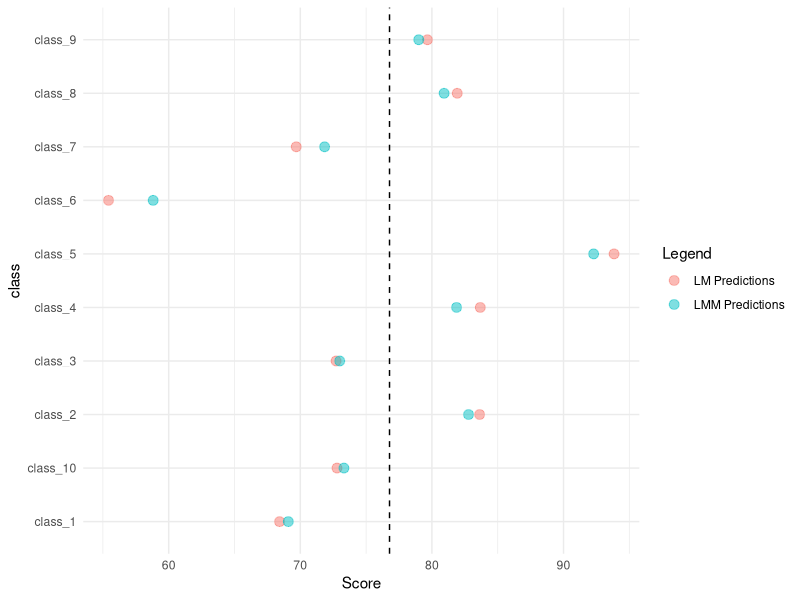
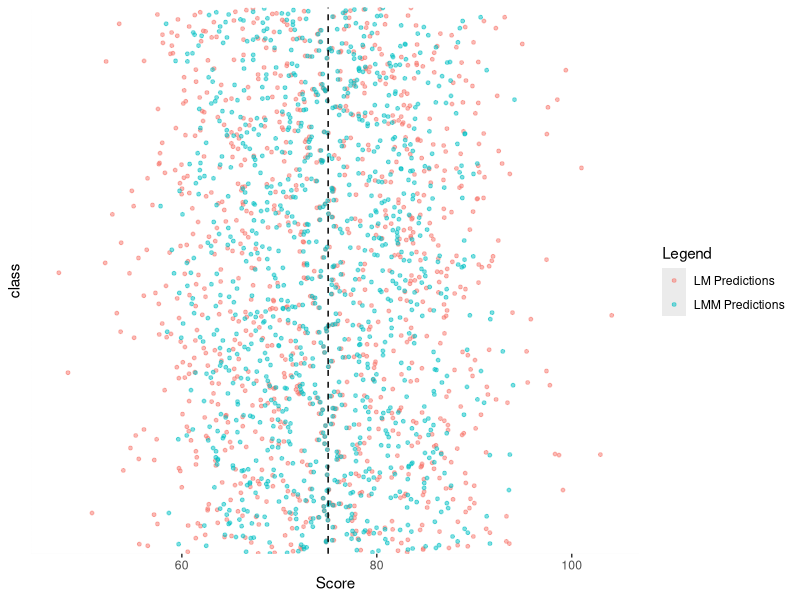
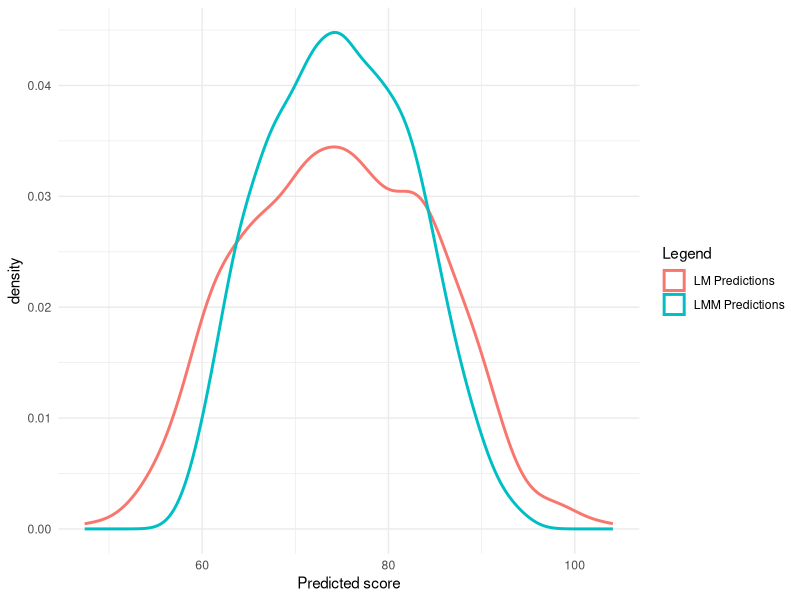
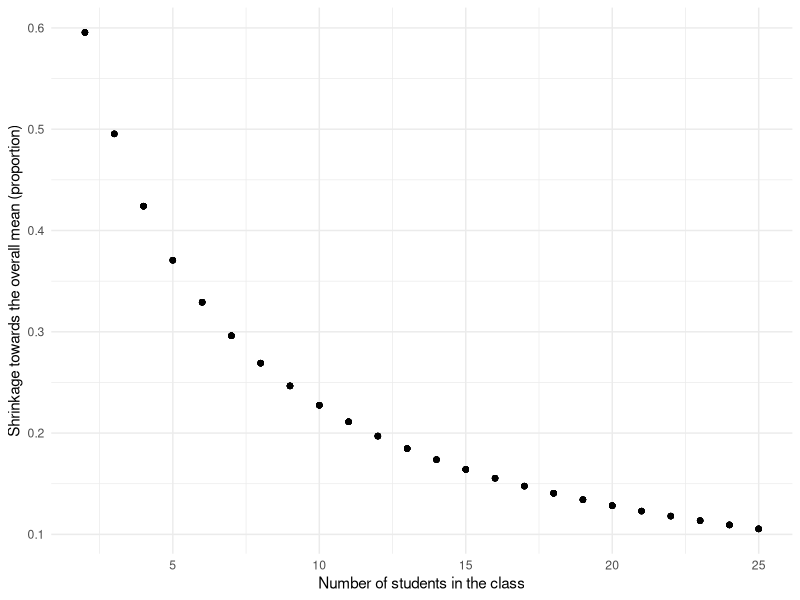
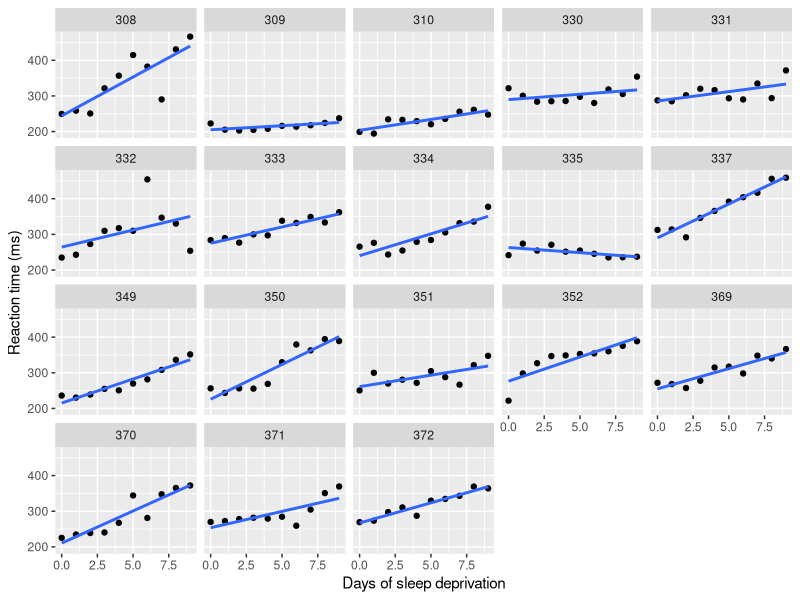
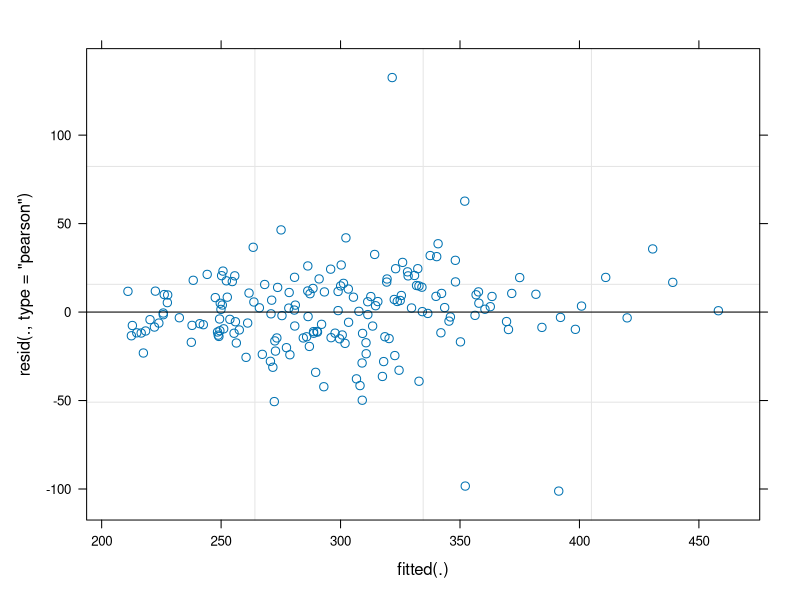
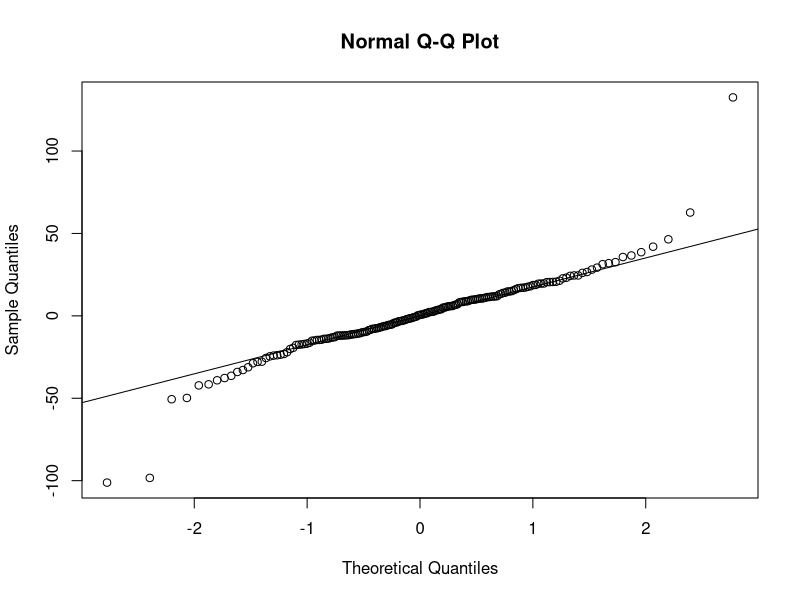

Write R code to recreate these figures, in order.
# =============================================================================
# BIO144 Data Analysis in Biology
# Unit 11 practical: example solution (mixed models; what next)
#
# This is ONE way to solve the practical. It is not the only way: other code
# that gives the same answers is just as good. You will learn much more if you
# solve the practical yourself first (with other students, if you can), and
# only then compare your solution with this one.
#
# How to use this script
# - Save it in your BIO144 RStudio project folder and open it in RStudio.
# - Run it one line (or one command) at a time, from the top.
# - Lines starting with # are comments. Read them: they explain each step and
#   point out what to look at in the output.
# - The datasets are simulated in the script or come with the lme4 package,
#   so this week you do not need to download anything.
# - Theory: course book, Chapter 11 (Mixed models; What next).
# =============================================================================


# Load the packages ----
library(tidyverse)  # dplyr, tidyr, ggplot2
library(lme4)       # lmer() and the sleepstudy data
library(lmerTest)   # adds degrees of freedom and p-values to lmer() output
# Note: once lmerTest is loaded, lmer() is the lmerTest version. It fits
# exactly the same model as lme4::lmer(); it only adds df and p-values.


# ============================== Practical part 1 ==============================
# Partial pooling: test scores of students in classes


# Part 1, step 1: Simulate the data ----
# This is the code from the practical, with the same set.seed(), so you get
# the same numbers as everyone else.
set.seed(123)
n_classes <- 10
# The true average score of each class
class_average_score <- runif(n_classes, min = 60, max = 90)
# Number of students in each class (between 2 and 25)
n_students_per_class <- sample(2:25, n_classes, replace = TRUE)
class_features <- tibble(
  class = paste0("class_", 1:n_classes),
  n_students = n_students_per_class,
  class_effect = class_average_score
)
# Simulate the score of each student: class average plus noise (sd = 15)
student_scores <- class_features |>
  rowwise() |>
  mutate(scores = list(rnorm(n_students, mean = class_effect, sd = 15))) |>
  unnest(cols = c(scores)) |>
  select(class, score = scores) |>
  mutate(student_id = paste0("student_", row_number()))

student_scores

# Number of students per class
student_scores |>
  group_by(class) |>
  summarise(n_students = n())
# Look at: class sizes vary from 4 (class_7) to 23 (class_3); 127 students in all.


# Part 1, step 2: A standard linear model (class as a fixed effect) ----
m_scores_lm <- lm(score ~ class, data = student_scores)

# Question: in lm(score ~ class), what does the model estimate for each class?
# Answer: a separate mean score for each class, estimated independently of the
# other classes (no pooling of information).

# Class means predicted by the linear model
new_data <- data.frame(class = unique(student_scores$class))
new_data$predicted_lm <- predict(m_scores_lm, newdata = new_data)
new_data

# The same means, calculated directly with dplyr
class_means <- student_scores |>
  group_by(class) |>
  summarise(mean_score = mean(score))
class_means
# Check: identical to predicted_lm. The linear model simply estimates the mean
# of each class.


# Part 1, step 3: A linear mixed model (class as a random effect) ----
# (1 | class): an overall mean, plus a random deviation for each class.
m_scores_lmm <- lmer(score ~ 1 + (1 | class), data = student_scores)
summary(m_scores_lmm)
# Look at: the overall mean (Intercept, about 76.3), the SD among classes
# (about 10.0) and the residual SD among students within classes (about 13.9).

# Predictions for each class from the mixed model.
# re.form = NULL means "include the random effect of each class".
new_data <- new_data |>
  mutate(predicted_lmm = predict(m_scores_lmm, newdata = new_data, re.form = NULL))
new_data

# Question: when you compare the LM and LMM predictions, what do you see?
# Answer: the lower LMM predictions tend to be larger than the LM predictions,
# and the higher LMM predictions tend to be smaller. For example class_6: LM
# 55.4, LMM 58.8 (moved up); class_5: LM 93.8, LMM 92.3 (moved down).
# WHY: partial pooling shrinks extreme class estimates towards the overall mean.


# Part 1, step 4: Visualise the shrinkage ----
ggplot(new_data, aes(x = class)) +
  geom_point(aes(y = predicted_lm, color = "LM Predictions"), size = 3, alpha = 0.5) +
  geom_point(aes(y = predicted_lmm, color = "LMM Predictions"), size = 3, alpha = 0.5) +
  geom_hline(yintercept = mean(student_scores$score), linetype = "dashed", color = "black") +
  labs(y = "Score", color = "Legend") +
  theme_minimal() +
  coord_flip()

# Question: what do you observe in the graph?
# Answer: the LMM predictions are closer to the overall mean (dashed line) than
# the LM predictions: extreme class estimates are pulled towards the mean.

# Which classes were pulled most strongly towards the overall mean?
# Calculate the shrinkage: the proportion of the distance to the overall mean
# by which each class estimate was moved (0 = not moved, 1 = moved all the way).
overall_mean <- fixef(m_scores_lmm)[1]
new_data |>
  left_join(select(class_features, class, n_students), by = "class") |>
  mutate(shrinkage = (predicted_lm - predicted_lmm) / (predicted_lm - overall_mean)) |>
  arrange(n_students)
# Answer: the smallest classes are shrunk most: class_7 (4 students, shrinkage
# 0.33) and class_4 (6 students, 0.24); the largest classes least: class_3
# (23 students, 0.08) and class_1 (21 students, 0.08). WHY: the mean of a small
# class is a noisy estimate, so the model borrows more information from the
# other classes. (Note: in absolute terms, a class far from the mean can move
# more points, e.g. class_6; the proportion shows the effect of class size.)


# Part 1, step 5 (shown in the practical): the same simulation with 1000 classes ----
# The practical shows the graphs from this code; here is the code, so you can
# make them yourself. (It takes a few seconds to run.)
set.seed(123)
n_classes <- 1000
class_average_score <- runif(n_classes, min = 60, max = 90)
n_students_per_class <- sample(2:25, n_classes, replace = TRUE)
class_features_1000 <- tibble(
  class = paste0("class_", 1:n_classes),
  n_students = n_students_per_class,
  class_effect = class_average_score
)
student_scores_1000 <- class_features_1000 |>
  rowwise() |>
  mutate(scores = list(rnorm(n_students, mean = class_effect, sd = 15))) |>
  unnest(cols = c(scores)) |>
  select(class, score = scores) |>
  mutate(student_id = paste0("student_", row_number()))
m_scores_lm_1000 <- lm(score ~ class, data = student_scores_1000)
m_scores_lmm_1000 <- lmer(score ~ 1 + (1 | class), data = student_scores_1000)
new_data_1000 <- data.frame(class = unique(student_scores_1000$class))
new_data_1000 <- new_data_1000 |>
  mutate(predicted_lm = predict(m_scores_lm_1000, newdata = new_data_1000),
         predicted_lmm = predict(m_scores_lmm_1000, newdata = new_data_1000, re.form = NULL)) |>
  left_join(select(class_features_1000, class, n_students), by = "class")

# Predictions of both models for every class
ggplot(new_data_1000, aes(x = class)) +
  geom_point(aes(y = predicted_lm, color = "LM Predictions"), size = 1, alpha = 0.5) +
  geom_point(aes(y = predicted_lmm, color = "LMM Predictions"), size = 1, alpha = 0.5) +
  geom_hline(yintercept = mean(student_scores_1000$score), linetype = "dashed") +
  labs(y = "Score", color = "Legend") +
  coord_flip() +
  theme(axis.text.y = element_blank(), axis.ticks.y = element_blank())

# Distributions of the predictions
ggplot(new_data_1000) +
  geom_density(aes(x = predicted_lm, color = "LM Predictions"), linewidth = 1) +
  geom_density(aes(x = predicted_lmm, color = "LMM Predictions"), linewidth = 1) +
  labs(x = "Predicted score", color = "Legend") +
  theme_minimal()

# Question: how do you interpret the two density curves?
# Answer: the LMM predictions have a narrower distribution than the LM
# predictions, reflecting shrinkage towards the overall mean.

# Shrinkage against class size (classes very close to the overall mean are
# left out, because for them the proportion is unstable)
overall_mean_1000 <- fixef(m_scores_lmm_1000)[1]
shrinkage_data <- new_data_1000 |>
  filter(abs(predicted_lm - overall_mean_1000) > 2) |>
  mutate(shrinkage = (predicted_lm - predicted_lmm) / (predicted_lm - overall_mean_1000))
ggplot(shrinkage_data, aes(x = n_students, y = shrinkage)) +
  geom_point(alpha = 0.3) +
  labs(x = "Number of students in the class",
       y = "Shrinkage towards the overall mean (proportion)") +
  theme_minimal()
# Look at: classes of 2 students are moved more than half way to the overall
# mean (median shrinkage about 0.6); classes of 25 students only about 0.1.

# Question: why does the difference between LM and LMM predictions matter?
# Answer: partial pooling reduces the influence of random noise in small
# groups, leading to more reliable estimates and predictions.

# Question: how does a random-slopes model differ from separate slopes for
# each class in a linear model (an interaction)?
# Answer: the mixed model partially pools the class-specific slopes towards a
# common average slope; the linear model estimates each slope independently.

# Fixed or random effect? Model answer: class names are arbitrary labels
# (class_1, class_2, ...), and we want to generalise to classes in general, so
# class is best a random effect. A meaningful, repeatable factor (e.g. teaching
# method) would be a fixed effect, with class as a random effect.


# ============================== Practical part 2 ==============================
# Sleep deprivation and reaction time


# Part 2: Get the data ----
# The sleepstudy data come with the lme4 package (loaded at the top).
data(sleepstudy)
head(sleepstudy)
nrow(sleepstudy)                 # 180 rows
n_distinct(sleepstudy$Subject)   # 18 subjects
sleepstudy |> count(Subject)     # 10 measurements (days 0 to 9) per subject

# Question: what is the structure of these data?
# Answer: repeated measures. The 10 measurements of each subject are grouped;
# measurements from the same person are likely to be more similar to each
# other than to those of other people. The independent units are the 18 subjects.


# Part 2, step 1: Look at the data ----
ggplot(sleepstudy, aes(x = Days, y = Reaction)) +
  geom_point() +
  geom_smooth(method = "lm", se = FALSE) +
  facet_wrap(~ Subject) +
  labs(x = "Days of sleep deprivation", y = "Reaction time (ms)")
# Look at: subjects differ in their reaction time at day 0 (intercept) and in
# how fast their reaction time increases (slope). E.g. subjects 309 and 335
# hardly change (335 even gets slightly faster), subject 308 slows down a lot.


# Part 2, step 2: The wrong model: ignoring the subjects ----
m_sleep_lm <- lm(Reaction ~ Days, data = sleepstudy)
summary(m_sleep_lm)
# Look at: Days slope 10.47 ms per day, SE 1.24, on 178 residual df.

# Question: why are 178 residual degrees of freedom a warning sign?
# Answer: there are only 18 independent units (subjects). The model treats
# the 180 repeated measurements as independent, so it thinks it has much more
# information than it has (pseudoreplication). Its SEs and p-values are not
# trustworthy.


# Part 2, step 3: One honest solution: one slope per subject ----
# Fit a regression for each subject, and keep the slope (2nd coefficient).
subject_slopes <- sleepstudy |>
  group_by(Subject) |>
  summarise(slope = coef(lm(Reaction ~ Days))[2])
subject_slopes
t.test(subject_slopes$slope)
# Look at: mean slope 10.47 ms per day, t = 6.77, df = 17, p < 0.0001
# (95% CI 7.2 to 13.7). Valid (one value per independent unit), but it ignores
# how precisely each slope is estimated, and it is hard to add other
# explanatory variables.


# Part 2, step 4: A random intercept model ----
m_sleep_ri <- lmer(Reaction ~ Days + (1 | Subject), data = sleepstudy)
summary(m_sleep_ri)
# Look at the "Random effects" part: Variance and Std.Dev. among subjects
# (Subject (Intercept)) and within subjects (Residual).

# Question: what is the SD among subjects (random intercept), in ms?
# Answer: 37.1 ms (Std.Dev. of Subject (Intercept) = 37.12). The residual SD
# within subjects is 31.0 ms.

# Variance components as a data frame: column vcov has the variances
sleep_ri_varcomp <- as.data.frame(VarCorr(m_sleep_ri))
sleep_ri_varcomp
# Proportion of variance among subjects (use variances, not SDs!)
sleep_ri_varcomp$vcov[1] / sum(sleep_ri_varcomp$vcov)

# Question: what proportion of the (remaining) variance is among subjects?
# Answer: 0.59 = 1378 / (1378 + 960). About 59% of the variation in reaction
# time not explained by Days is due to consistent differences among people,
# so measurements from the same person are strongly correlated.


# Part 2, step 5: A random intercept and random slope model ----
m_sleep_rs <- lmer(Reaction ~ Days + (Days | Subject), data = sleepstudy)
summary(m_sleep_rs)

# Question: which statement about Reaction ~ Days + (Days | Subject) is correct?
# Answer: it estimates an average (fixed) slope of Days, and lets both the
# intercept and the slope vary among subjects (random intercepts and slopes).

# Question: what is the SD among subjects in their slope (ms per day)?
# Answer: 5.9 ms per day (Std.Dev. of Days in Random effects = 5.922).
# So roughly 95% of people would have slopes between about
# 10.5 - 2 x 5.9 = -1 and 10.5 + 2 x 5.9 = 22 ms per day.


# Part 2, step 6: Compare the fixed effect of Days across the models ----
# Make the table: estimate, SE and df of the Days slope in each model.
# coef(summary(m)) gives the table of fixed effects of a model.
coef(summary(m_sleep_lm))["Days", ]
coef(summary(m_sleep_ri))["Days", ]
coef(summary(m_sleep_rs))["Days", ]
# The table (from the output above):
#   model                              estimate   SE     df
#   lm (ignores subjects)              10.47      1.24   178
#   random intercepts                  10.47      0.80   161
#   random intercepts and slopes       10.47      1.55    17

# Question: which statements are correct?
# Answer (three are correct):
# - The random slope model gives the largest SE, because it recognises that
#   subjects differ in their slopes: the average slope is estimated from 18
#   subjects, so about 17 df.
# - Its test (t = 6.77, 17 df) matches the t-test on the 18 subject slopes
#   from step 3 exactly (the data are balanced).
# - df for fixed effects in mixed models must be approximated (Satterthwaite,
#   from lmerTest); they reflect how many independent units carry information.
# The lm is NOT best: its many df are fake (pseudoreplication). The random
# intercept model is also overconfident (SE 0.80), because it ignores that
# subjects differ in their slopes.


# Part 2, step 7: Check the model ----
plot(m_sleep_rs)            # residuals vs fitted values (autoplot() does not work)
qqnorm(resid(m_sleep_rs))   # QQ-plot of the residuals
qqline(resid(m_sleep_rs))
# Look at: no strong pattern in the residuals vs fitted plot; the QQ-plot is
# close to the line in the middle, but there are a few large residuals in both
# tails (e.g. one measurement about 130 ms slower than the model predicts).
# These few outliers are worth checking, but there are no serious problems.

# Question: which are assumptions or limitations of this mixed model?
# Answer (three are correct): subject intercepts and slopes come from normal
# distributions, and residuals are normal with constant variance; the effect
# of Days is linear over the 10 days; with only 18 subjects the among-subject
# variances (especially of the slopes) are estimated imprecisely.
# It does NOT assume that the 180 measurements are independent.


# Part 2, step 8: Report ----
# 95% confidence intervals of the fixed effects
confint(m_sleep_rs, parm = "beta_", method = "Wald")
# Days: 7.4 to 13.5 ms per day.

# Answer (best reporting sentence):
# "Reaction time increased by on average 10.5 ms per day of sleep deprivation
# (95% CI 7.4-13.5 ms; linear mixed model with random intercepts and slopes for
# the 18 subjects, t = 6.8, df = 17, p < 0.0001), although subjects varied
# considerably in their sensitivity (SD of slopes among subjects 5.9 ms per day)."


# ============================== Practical part 3 ==============================
# What next? (No data analysis; read the course book, Chapter 11.2.)

# Question: which studies could be analysed with BIO144 methods?
# Answer: seedlings vs light (Poisson or quasi-Poisson GLM); infection vs body
# size (binomial GLM); tree growth over 5 years vs fertiliser (mixed model
# with tree as random effect); 30 species at 50 sites (ordination).
# NOT the 30-year daily temperature forecast: that needs time series analysis,
# because each observation depends on the previous ones.

# Question: fish survival times, with some fish still alive at day 200?
# Answer: a time-to-event response, where some survival times are only known
# to be longer than 200 days (censored): survival analysis.

# Question: which statements about choosing and planning an analysis are correct?
# Answer: (1) the analysis, including how many replicates are needed (power
# analysis), should be planned when the study is designed, before collecting
# data; (2) the research question should determine the analysis, not the
# techniques we happen to know.


# Check that the script is reproducible ----
# Finally: Session > Restart R, then run the whole script again from the top
# (Ctrl+Shift+Enter, or Cmd+Shift+Enter on a Mac). If it runs without errors
# and gives the same answers, your analysis is reproducible.
